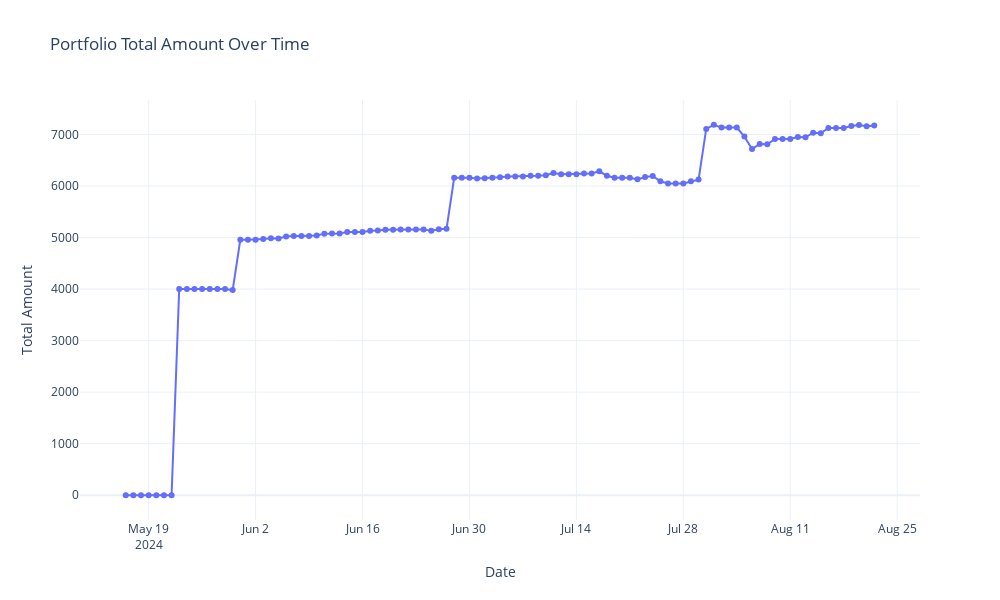

The code cell stored with this chart in its notebook:
### Code cell
# Get today's date
today = datetime.today().strftime('%Y-%m-%d')

# Define the function to return the Performance using the token and the account number
def get_account_positions(token, account_number):
    # Prepare API request
    host = "https://api.indexacapital.com"
    url = f"{host}/accounts/{account_number}/performance"
    
    # Define the headers
    headers = {
        'X-AUTH-TOKEN': token,
        'Accept': '*/*'
    }
    
    # Send the query using GET method
    response = requests.get(url, headers=headers)
    
    # Check if the response was successful
    if response.status_code == 200:
        # Parse response JSON data
        data = response.json()
        
        # Extract 'portfolio' section if it exists
        if 'portfolios' in data:
            portfolio_data = data['portfolios']
            
            # Check if portfolio_data is a list and directly convert to DataFrame
            if isinstance(portfolio_data, list):
                # Convert list of dictionaries to DataFrame
                portfolio_df = pd.DataFrame(portfolio_data)
            else:
                # If it's not a list, convert it in another way (raise an exception or log a message)
                print("Error: The 'portfolios' section is not in the expected list format.")
                return None
            
            # Print or return the DataFrame
            print("\nPortfolio DataFrame:")
            print(portfolio_df)
            
            return portfolio_df
        else:
            print("Error: 'portfolios' section not found in the response.")
            return None
    else:
        # Handle errors (you can customize this as needed)
        print(f"Error: {response.status_code}, {response.text}")
        return None

# Example usage
token = "eyJ0eXAiOiJKV1QiLCJhbGciOiJIUzI1NiJ9.eyJhdXRoX2J5IjoiYXBpK2luZGV4YV9vMiIsImJpb21ldHJpYyI6ZmFsc2UsImRldmljZSI6bnVsbCwiZW5kcG9pbnQiOiJodHRwOlwvXC9hcGkuaW5kZXhhY2FwaXRhbC5jb20iLCJpYXQiOjE3MjM4MjE3NTMsImlzcyI6IkluZGV4YSBDYXBpdGFsIiwic3ViIjoianVhbnNlc2ExOTk2QGdtYWlsLmNvbSJ9.P-HXeM9iOiXIANtSf45t-s0BXHlf-EaMk0QZT2N7aLQ"
account_number = "E5Z7U6AC"
portfolio_df = get_account_positions(token, account_number)

# Calculate the average percentage return
average_inflow = portfolio_df['inflows'].mean()

# Print the average return
print(f"Average inflows Since May 16, 2024: {average_inflow:.0f}")

# Calculate the average percentage return
current_portfolio_value = portfolio_df['total_amount'].max()

# Print the average return
print(f"Current Portfolio Value at {today}: {current_portfolio_value:.2f}€")

if portfolio_df is not None:
    # Extract the 'date' and 'total_amount' columns
    date = portfolio_df['date']
    total_amount = portfolio_df['total_amount']
    
    # Create the plot using plotly.graph_objects
    fig = go.Figure()

    # Add the line trace for total_amount
    fig.add_trace(go.Scatter(x=date, y=total_amount, mode='lines+markers', name='Total Amount'))

    # Customize layout
    fig.update_layout(
        title='Portfolio Total Amount Over Time',
        xaxis_title='Date',
        yaxis_title='Total Amount',
        template='plotly_white',
        width=1000,
        height=600
    )

    # Show the plot
    fig.show()

### Figure 1 — Plotly figure (JSON) as saved in the notebook; plotly's stock layout.template omitted (floating-point values rounded to 4 significant figures)
{"data": [{"mode": "lines+markers", "name": "Total Amount", "type": "scatter", "x": ["2024-08-22", "2024-08-21", "2024-08-20", "2024-08-19", "2024-08-18", "2024-08-17", "2024-08-16", "2024-08-15", "2024-08-14", "2024-08-13", "2024-08-12", "2024-08-11", "2024-08-10", "2024-08-09", "2024-08-08", "2024-08-07", "2024-08-06", "2024-08-05", "2024-08-04", "2024-08-03", "2024-08-02", "2024-08-01", "2024-07-31", "2024-07-30", "2024-07-29", "2024-07-28", "2024-07-27", "2024-07-26", "2024-07-25", "2024-07-24", "2024-07-23", "2024-07-22", "2024-07-21", "2024-07-20", "2024-07-19", "2024-07-18", "2024-07-17", "2024-07-16", "2024-07-15", "2024-07-14", "2024-07-13", "2024-07-12", "2024-07-11", "2024-07-10", "2024-07-09", "2024-07-08", "2024-07-07", "2024-07-06", "2024-07-05", "2024-07-04", "2024-07-03", "2024-07-02", "2024-07-01", "2024-06-30", "2024-06-29", "2024-06-28", "2024-06-27", "2024-06-26", "2024-06-25", "2024-06-24", "2024-06-23", "2024-06-22", "2024-06-21", "2024-06-20", "2024-06-19", "2024-06-18", "2024-06-17", "2024-06-16", "2024-06-15", "2024-06-14", "2024-06-13", "2024-06-12", "2024-06-11", "2024-06-10", "2024-06-09", "2024-06-08", "2024-06-07", "2024-06-06", "2024-06-05", "2024-06-04", "2024-06-03", "2024-06-02", "2024-06-01", "2024-05-31", "2024-05-30", "2024-05-29", "2024-05-28", "2024-05-27", "2024-05-26", "2024-05-25", "2024-05-24", "2024-05-23", "2024-05-22", "2024-05-21", "2024-05-20", "2024-05-19", "2024-05-18", "2024-05-17", "2024-05-16"], "y": [7175.0, 7161.0, 7184.0, 7165.0, 7126.0, 7126.0, 7126.0, 7022.0, 7033.0, 6946.0, 6952.0, 6912.0, 6912.0, 6912.0, 6810.0, 6816.0, 6716.0, 6960.0, 7133.0, 7133.0, 7133.0, 7188.0, 7108.0, 6124.0, 6093.0, 6050.0, 6050.0, 6050.0, 6090.0, 6195.0, 6172.0, 6129.0, 6161.0, 6161.0, 6161.0, 6199.0, 6285.0, 6242.0, 6241.0, 6227.0, 6227.0, 6227.0, 6254.0, 6210.0, 6201.0, 6198.0, 6183.0, 6183.0, 6183.0, 6169.0, 6158.0, 6148.0, 6146.0, 6158.0, 6158.0, 6158.0, 5169.0, 5159.0, 5130.0, 5158.0, 5154.0, 5154.0, 5154.0, 5153.0, 5151.0, 5138.0, 5133.0, 5105.0, 5105.0, 5105.0, 5078.0, 5080.0, 5076.0, 5042.0, 5028.0, 5028.0, 5028.0, 5020.0, 4980.0, 4986.0, 4970.0, 4959.0, 4959.0, 4959.0, 3981.0, 4000.0, 4000, 4000, 4000, 4000, 4000, 4000, 0, 0, 0, 0, 0, 0, 0]}], "layout": {"height": 600, "title": {"text": "Portfolio Total Amount Over Time"}, "width": 1000, "xaxis": {"autorange": true, "range": ["2024-05-10 00:14:25.7315", "2024-08-27 23:45:34.2685"], "title": {"text": "Date"}, "type": "date"}, "yaxis": {"autorange": true, "range": [-480.2, 7668.0], "title": {"text": "Total Amount"}, "type": "linear"}}}
